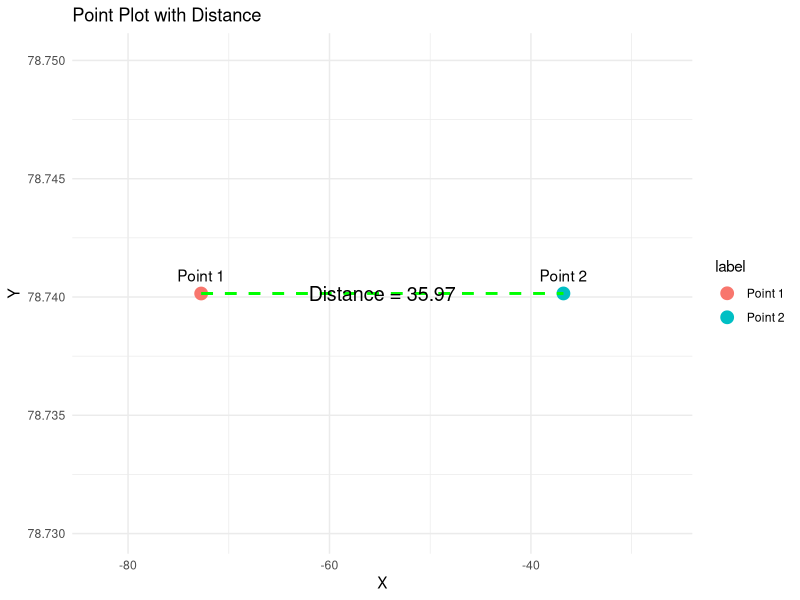

Generate this figure with R:
# Install and load required packages if not already installed
if (!require(ggplot2)) install.packages("ggplot2")
library(ggplot2)

# Define the points
x1 <- -72.74015046752004
y1 <- 78.74014769710817
x2 <- -36.77164602033851
y2 <- 78.7401500471852

# Calculate the Euclidean distance
distance <- sqrt((x2 - x1)^2 + (y2 - y1)^2)
cat("Distance: ", distance, "\n")

# Create a data frame for plotting
data <- data.frame(
  x = c(x1, x2),
  y = c(y1, y2),
  label = c("Point 1", "Point 2")
)

# Generate the plot using ggplot2
plot <- ggplot(data, aes(x = x, y = y)) +
  geom_point(aes(color = label), size = 4) +                 # Plot the points
  geom_line(aes(x = c(x1, x2), y = c(y1, y2)), color = "green", linetype = "dashed", size = 1) +  # Draw the line
  geom_text(aes(label = label), vjust = -1) +                # Add point labels
  annotate("text", x = (x1 + x2) / 2, y = (y1 + y2) / 2,     # Display distance in the middle of the line
           label = paste("Distance =", round(distance, 2)), size = 5, color = "black") +
  xlim(min(x1, x2) - 10, max(x1, x2) + 10) +                 # Set plot limits for better view
  ylim(min(y1, y2) - 0.01, max(y1, y2) + 0.01) +
  labs(title = "Point Plot with Distance", x = "X", y = "Y") +  # Add labels and title
  theme_minimal()

# Display the plot
print(plot)
